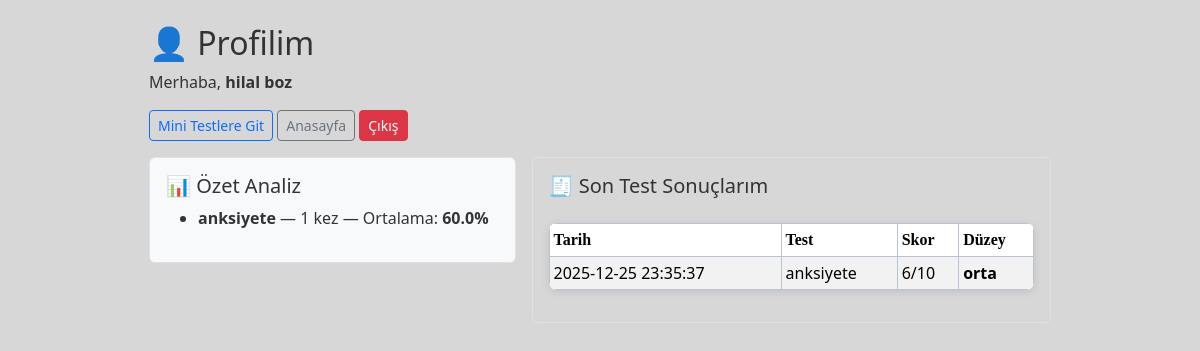
/user/profil.php (signed in), run on the app's committed database.
### tables this page shows
CREATE TABLE `test_results` (
  `id` int(11) NOT NULL,
  `user_id` int(11) NOT NULL,
  `test_key` varchar(30) NOT NULL,
  `score` int(11) NOT NULL,
  `max_score` int(11) NOT NULL,
  `level` varchar(20) NOT NULL,
  `created_at` timestamp NOT NULL DEFAULT current_timestamp()
);

### user/profil.php (the view, shortened to what this page needs)
<?php
require_once __DIR__ . "/../db.php";
$userId = (int)$_SESSION["user_id"];
$stmt = $db->prepare("SELECT * FROM test_results WHERE user_id=? ORDER BY created_at DESC LIMIT 10");
$stmt->execute([$userId]);
$sonuclar = $stmt->fetchAll(PDO::FETCH_ASSOC);
$stmt = $db->prepare("
  SELECT test_key, COUNT(*) adet, ROUND(AVG((score/max_score)*100),1) ort_yuzde
  FROM test_results
  WHERE user_id=?
  GROUP BY test_key
  ORDER BY adet DESC
");
$stmt->execute([$userId]);
$ozet = $stmt->fetchAll(PDO::FETCH_ASSOC);
?>
<!doctype html>
<html lang="tr">
<head>
  <link href="https://cdn.jsdelivr.net/npm/bootstrap@5.3.2/dist/css/bootstrap.min.css" rel="stylesheet">
  <link rel="stylesheet" href="../css/site.css">
</head>
<body class="p-4" style="max-width:950px;margin:0 auto;">
<h2>👤 Profilim</h2>
<p>Merhaba, <b><?= htmlspecialchars($_SESSION["user_name"]) ?></b></p>
<div class="mb-3">
  <a class="btn btn-outline-primary btn-sm" href="../minitest.php">Mini Testlere Git</a>
  <a class="btn btn-outline-secondary btn-sm" href="../index.php">Anasayfa</a>
  <a class="btn btn-danger btn-sm" href="../auth/logout.php">Çıkış</a>
</div>
<div class="row g-3">
  <div class="col-md-5">
    <div class="border rounded p-3 bg-light">
      <h5>📊 Özet Analiz</h5>
      <?php if(!$ozet): ?>
        <p>Henüz kayıtlı test sonucun yok.</p>
      <?php else: ?>
        <ul>
          <?php foreach($ozet as $o): ?>
            <li><b><?= htmlspecialchars($o["test_key"]) ?></b> — <?= (int)$o["adet"] ?> kez — Ortalama: <b><?= htmlspecialchars($o["ort_yuzde"]) ?>%</b></li>
          <?php endforeach; ?>
        </ul>
      <?php endif; ?>
    </div>
  </div>
  <div class="col-md-7">
    <div class="border rounded p-3">
      <h5>🧾 Son Test Sonuçlarım</h5>
      <?php if(!$sonuclar): ?>
        <p>Mini test çözünce sonuçlar burada listelenecek.</p>
      <?php else: ?>
        <table class="table table-sm table-striped">
          <thead><tr><th>Tarih</th><th>Test</th><th>Skor</th><th>Düzey</th></tr></thead>
          <tbody>
            <?php foreach($sonuclar as $s): ?>
              <tr>
                <td><?= htmlspecialchars($s["created_at"]) ?></td>
                <td><?= htmlspecialchars($s["test_key"]) ?></td>
                <td><?= (int)$s["score"] ?>/<?= (int)$s["max_score"] ?></td>
                <td><b><?= htmlspecialchars($s["level"]) ?></b></td>
              </tr>
            <?php endforeach; ?>
          </tbody>
        </table>
      <?php endif; ?>
    </div>
  </div>
</div>
</body>
</html>

### css/site.css (style rules this page uses)
body { background-color: rgba(212, 211, 211, 0.9); font-family: 'Segoe UI', Tahoma, sans-serif; color: #333; }
table { width: 90%; margin-top: 25px; background: white; border-collapse: collapse; box-shadow: 0 2px 8px rgba(0,0,0,0.1); border-radius: 8px; overflow: hidden; }
th { background-color: #6d747b; font-family:Georgia, 'Times New Roman', Times, serif; font-weight: bold; padding: 12px 12px; text-align: left; border: 1px solid #b8c4d1; }
td { padding: 12px 16px; border-bottom: 1px solid #eee; }
th, td { border: 1px solid #b8c4d1; }

### data on the page
test_results: created_at "2025-12-25 23:35:37", test_key "anksiyete", score "6", max_score "10", level "orta"

### other printed values
$_SESSION["user_name"] "hilal boz"
$o["test_key"] "anksiyete"
$o["adet"] "1"
$o["ort_yuzde"] "60.0"
